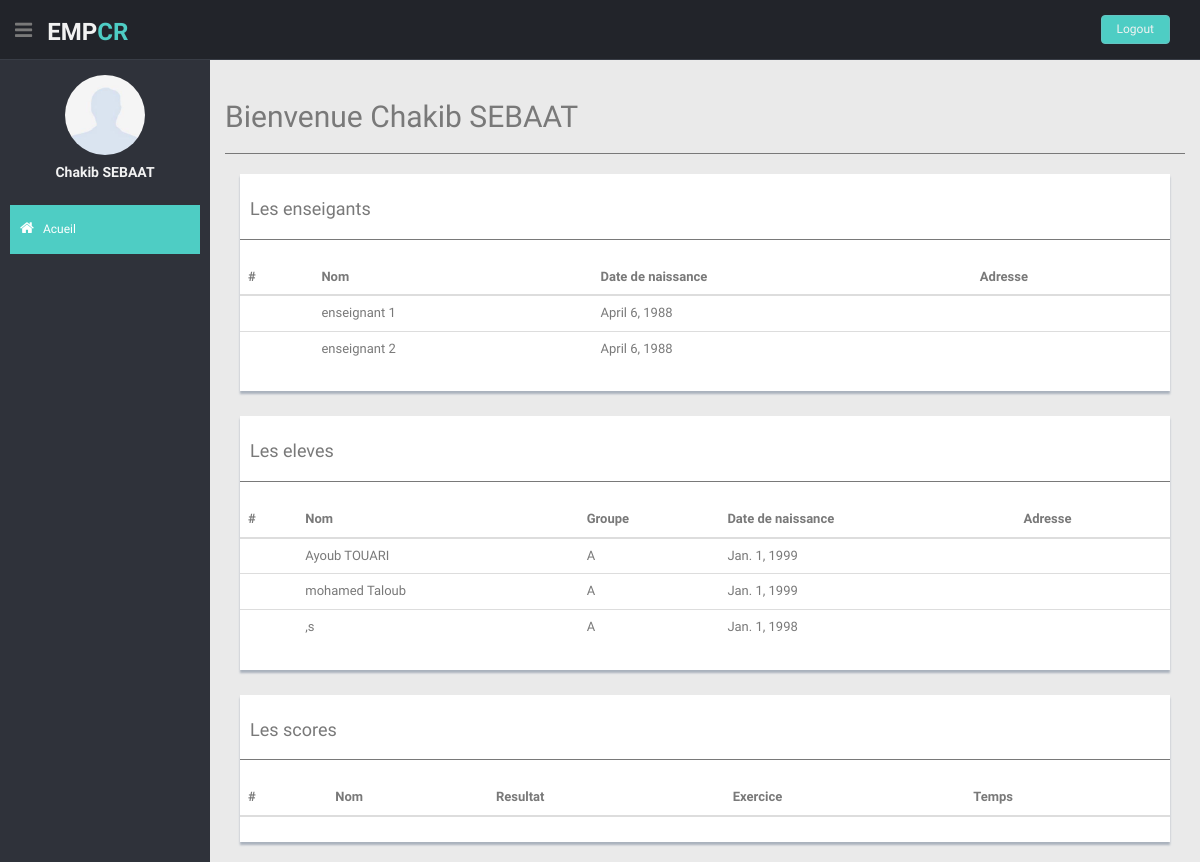
Page /administrator (signed in) on the earlier database version.
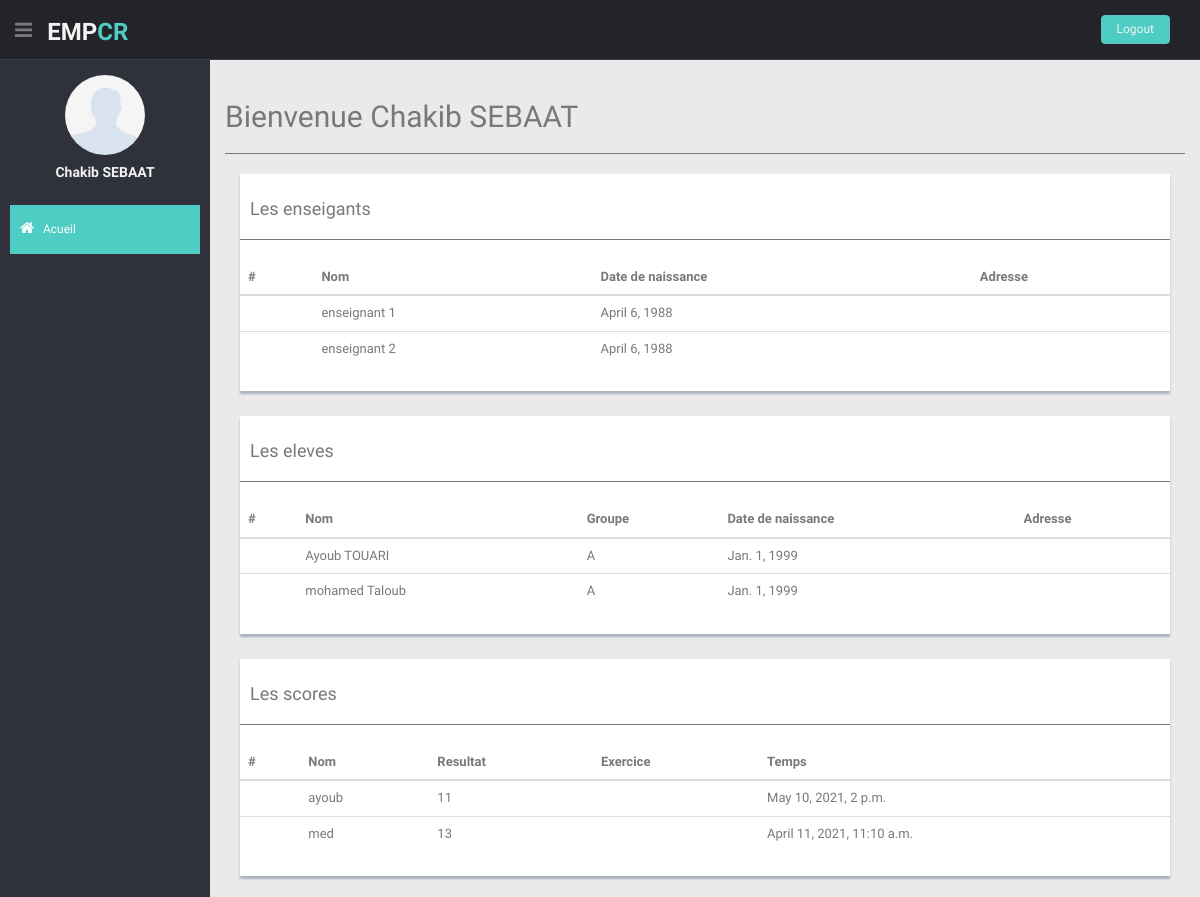
Same page on the later database version.
### my_app/models.py (models this page shows, shortened)
class Admin(models.Model):
	username_admin = models.CharField(db_column='USERNAME_ADMIN', max_length=255, blank=True, null=True, unique=True)
	nom_admin = models.CharField(db_column='NOM_ADMIN', max_length=255, blank=True, null=True)
	pwd_admin = models.CharField(db_column='PWD_ADMIN', max_length=255, blank=True, null=True)
	date_nai_admin = models.DateField(db_column='DATE_NAI_ADMIN', blank=True, null=True)
	class Meta:
		managed = True
		db_table = 'ADMIN'
	def __str__(self):
		return self.username_admin

class Enseignant(models.Model):
	username_ens = models.CharField(db_column='USERNAME_ENS', max_length=255, blank=True, null=True, unique=True)
	nom_ens = models.CharField(db_column='NOM_ENS', max_length=255, blank=True, null=True)
	pwd_ens = models.CharField(db_column='PWD_ENS', max_length=255, blank=True, null=True)
	date_nai_ens = models.DateField(db_column='DATE_NAI_ENS', blank=True, null=True)
	class Meta:
		managed = True
		db_table = 'ENSEIGNANT'

class Eleve(models.Model):
	username_elv = models.CharField(db_column='USERNAME_ELV', max_length=255, blank=True, null=True, unique=True)
	nom_elv = models.CharField(db_column='NOM_ELV', max_length=255, blank=True, null=True)
	pwd_elv = models.CharField(db_column='PWD_ELV', max_length=255, blank=True, null=True)
	date_nai_elv = models.DateField(db_column='DATE_NAI_ELV', blank=True, null=True)
	groupe = models.ForeignKey(Groupe, on_delete=models.CASCADE)
	class Meta:
		managed = True
		db_table = 'ELEVE'
	def __str__(self):
		return self.username_elv

class Groupe(models.Model):
	niveau = models.ForeignKey(Niveau,  on_delete=models.CASCADE)
	desig_grp = models.CharField(db_column='DESIG_GRP', max_length=32, blank=True, null=True)
	desc_grp = models.CharField(db_column='DESC_GRP', max_length=255, blank=True, null=True)
	class Meta:
		managed = True
		db_table = 'GROUPE'
	def __str__(self):
		return self.desig_grp

class Score(models.Model):
	eleve = models.ForeignKey(Eleve, on_delete=models.CASCADE)
	exercice = models.ForeignKey(Exercice, on_delete=models.CASCADE)
	value = models.IntegerField(db_column='VALUE')
	at_time = models.DateTimeField(db_column='AT_TIME', blank=True, null=True)
	class Meta:
		managed = True
		db_table = 'SCORE'

### my_app/views.py (the view)
# urls.py: path('administrator', views.adminstrator, name = 'adminstrator'),
def adminstrator(request):
	try:
		user = request.session['admin']
		check_user_f = Admin.objects.filter(username_admin=user)
		print(check_user_f)
		check_user = check_user_f.first()
		print(check_user)
		eleve_result = Eleve.objects.all()
		enseignants_result = Enseignant.objects.all()
		score_result = Score.objects.all()
		ctx = {'eleve_result' : eleve_result,
				'enseignants_result': enseignants_result,
				"score_result":score_result,
				'check_user':check_user}
		return render(request,'admin.html',ctx)
	except:
		return HttpResponse('login required')

### my_app/templates/admin.html (shortened to what this page needs)
<!DOCTYPE html>
<html lang="fr">
	<head>
		{% load static %}
		<link rel='stylesheet' href="{% static 'css/style.css' %}">
		{% load static %}
		<link href="{% static 'css/bootstrap.min.css' %}" rel="stylesheet" />
		<link href= "{% static 'css/style.css'%}" rel="stylesheet">
		<link href= "{% static 'css/style-responsive.css' %}" rel="stylesheet">
		<link
			rel="stylesheet"
			href="https://cdnjs.cloudflare.com/ajax/libs/font-awesome/4.0.0/css/font-awesome.css" i
			ntegrity="sha512-72McA95q/YhjwmWFMGe8RI3aZIMCTJWPBbV8iQY3jy1z9+bi6+jHnERuNrDPo/WGYEzzNs4WdHNyyEr/yXJ9pA=="
		/>
	</head>
	<body>
		<section id="container">
			<header class="header black-bg">
				<div class="sidebar-toggle-box">
					<div class="fa fa-bars tooltips" data-placement="right" ></div>
				</div>
				<a href="index.html" class="logo"><b>EMP<span>CR</span></b></a>
				<div class="top-menu">
					<ul class="nav pull-right top-menu">
					<li><a class="logout" href="{% url 'logout_admin' %}">Logout</a></li>
					</ul>
				</div>
			</header>
		<aside>
			<div id="sidebar" class="nav-collapse ">
				<ul class="sidebar-menu" id="nav-accordion">
				<p class="centered"><a href="profile.html"><img src="{% static 'img/uknown.jpg' %}" class="img-circle" width="80"></a></p>
				<h5 class="centered">{{ check_user.nom_admin}}</h5>
				<li class="mt">
					<a class="active" href="eleve.html">
						<i class="fa fa-home"></i>
						<span>Acueil</span>
					</a>
				</li>
			</div>
		</aside>
		<section id="main-content">
			<section class="wrapper">
				<div class="row">
					<div class="col-lg-12 main-chart">
						<div class="border-head">
							<h2>Bienvenue {{ check_user.nom_admin}}</h2>
							<hr>
						</div>
						<div class="col-md-12">
							<div class="content-panel">
								<h4> Les enseigants </h4>
								<hr></i>
								<table class="table">
									<thead>
										<tr>
											<th>#</th>
											<th>Nom</th>
											<th>Date de naissance</th>
											<th>Adresse</th>
										</tr>
									</thead>
									<tbody>
										{% for item in enseignants_result %}
										<tr>
											<td>{{ item.id_ens }}</td>
											<td>{{ item.nom_ens }}</td>
											<td>{{ item.date_nai_ens }}</td>
											<td>{{ item.adresse_ens }}</td>
										</tr>
										{% endfor %}
									</tbody>
								</table>
							</div>
						</div>
						<div class="col-md-12 mt">
							<div class="content-panel">
								<h4> Les eleves</h4>
								<hr></i>
								<table class="table">
									<thead>
										<tr>
											<th>#</th>
											<th>Nom</th>
											<th>Groupe</th>
											<th>Date de naissance</th>
											<th>Adresse</th>
										</tr>
									</thead>
									<tbody>
										{% for item in eleve_result %}
										<tr>
											<td>{{ item.id_eleve }}</td>
											<td>{{ item.nom_elv }}</td>
											<td>{{ item.groupe }}</td>
											<td>{{ item.date_nai_elv }}</td>
											<td>{{ item.adresse_elv }}</td>
										</tr>
										{% endfor %}
									</tbody>
								</table>
							</div>
						</div>
						<div class="col-md-12 mt">
							<div class="content-panel">
								<h4> Les scores</h4>
								<hr></i>
								<table class="table">
									<thead>
										<tr>
											<th>#</th>
											<th>Nom</th>
											<th>Resultat</th>
											<th>Exercice</th>
											<th>Temps</th>
										</tr>
									</thead>
									<tbody>
										{% for item in score_result %}
										<tr>
											<td>{{ item.id_score }}</td>
											<td>{{ item.eleve }}</td>
											<td>{{ item.value }}</td>
											<td>{{ item.instance }}</td>
											<td>{{ item.at_time }}</td>
										</tr>
										{% endfor %}
									</tbody>
								</table>
							</div>
						</div>
					</div>
				</div>
			</section>
		</section>
	</body>
</html>

### my_app/static/css/style.css (style rules this page uses)
body { color: #797979; background: #eaeaea; font-family: 'Ruda', sans-serif; padding: 0px !important; margin: 0px !important; font-size:13px; }
ul li { list-style: none; }
a, a:hover, a:focus { text-decoration: none; outline: none; }
#container { width: 100%; height: 100%; }
hr { margin-top: 20px; margin-bottom: 20px; border: 0; border-top: 1px solid #797979; }
.centered { text-align: center; }
.mt { margin-top: 25px; }
ul.top-menu > li > .logout { color: #f2f2f2; font-size: 12px; border-radius: 4px; -webkit-border-radius: 4px; border: 1px solid #64c3c2 !important; padding: 5px 15px; margin-right: 15px; background: #4ECDC4; margin-top: 15px; }
#sidebar { width: 210px; height: 100%; position: fixed; background: #2f323a; }
#sidebar h5 { color: #f2f2f2; font-weight: 700; }
#sidebar ul li { position: relative; }
ul.sidebar-menu , ul.sidebar-menu li ul.sub { margin: -2px 0 0; padding: 0; }
ul.sidebar-menu { margin-top: 75px; }
ul.sidebar-menu li { margin-bottom: 5px; margin-left:10px; margin-right:10px; }
ul.sidebar-menu li a span { display: inline-block; }
ul.sidebar-menu li a { color: #aeb2b7; text-decoration: none; display: block; padding: 15px 0 15px 10px; font-size: 12px; outline: none; -webkit-transition: all 0.3s ease; -moz-transition: all 0.3s ease; -o-transition: all 0.3s ease; -ms-transition: all 0.3s ease; transition: all 0.3s ease; }
ul.sidebar-menu li a.active, ul.sidebar-menu li a:hover, ul.sidebar-menu li a:focus { background: #4ECDC4; color: #fff; display: block; -webkit-transition: all 0.3s ease; -moz-transition: all 0.3s ease; -o-transition: all 0.3s ease; -ms-transition: all 0.3s ease; transition: all 0.3s ease; }
ul.sidebar-menu li a i { font-size: 15px; padding-right: 6px; }
ul.sidebar-menu li a.active i { color: #fff; }
#main-content { margin-left: 210px; }
.header, .footer { min-height: 60px; padding: 0 15px; }
.header { position: fixed; left: 0; right: 0; z-index: 1002; }
.black-bg { background: #22242a; border-bottom: 1px solid #393d46; }
.wrapper { display: inline-block; margin-top: 60px; padding-left: 15px; padding-right: 15px; padding-bottom: 15px; padding-top: 0px; width: 100%; }
a.logo { font-size: 24px; color: #f2f2f2; float: left; margin-top: 15px; text-transform: uppercase; }
a.logo b { font-weight: 900; }
a.logo span { color: #4ECDC4; }
#top_menu .nav > li, ul.top-menu > li { float: left; }
ul.top-menu > li > a { color: #666666; font-size: 16px; border-radius: 4px; -webkit-border-radius: 4px; border:1px solid #666666 !important; padding: 2px 6px; margin-right: 15px; }
.sidebar-toggle-box { float: left; padding-right: 15px; margin-top: 20px; }
.sidebar-toggle-box .fa-bars { cursor: pointer; display: inline-block; font-size: 20px; }
.main-chart { padding-top: 20px; }
.content-panel { background: #ffffff; box-shadow: 0px 3px 2px #aab2bd; padding-top: 15px; padding-bottom: 5px; }
.content-panel h4 { margin-left: 10px; }

Differences in the rows shown:
removed Eleve: nom_elv ",s", groupe "A", date_nai_elv "Jan. 1, 1998"
added Score: eleve "ayoub", value "11", at_time "May 10, 2021, 2 p.m."
added Score: eleve "med", value "13", at_time "April 11, 2021, 11:10 a.m."
